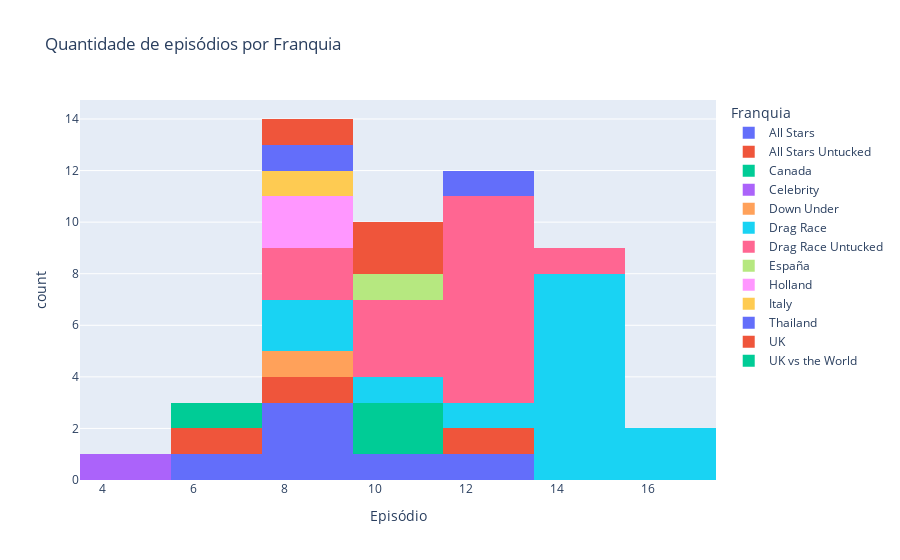

The code cell stored with this chart in its notebook:
### Code cell
fig = px.histogram(df.groupby(['Temporada', 'Franquia']).max().reset_index(), x='Episódio', color = 'Franquia', title="Quantidade de episódios por Franquia")
fig.show()

### Figure 1 — Plotly figure (JSON) as saved in the notebook; plotly's stock layout.template omitted (floating-point values rounded to 4 significant figures)
{"data": [{"alignmentgroup": "True", "bingroup": "x", "hovertemplate": "Franquia=All Stars<br>Episódio=%{x}<br>count=%{y}<extra></extra>", "legendgroup": "All Stars", "marker": {"color": "#636efa", "pattern": {"shape": ""}}, "name": "All Stars", "offsetgroup": "All Stars", "orientation": "v", "showlegend": true, "type": "histogram", "x": [6, 9, 8, 10, 8, 12], "xaxis": "x", "yaxis": "y"}, {"alignmentgroup": "True", "bingroup": "x", "hovertemplate": "Franquia=All Stars Untucked<br>Episódio=%{x}<br>count=%{y}<extra></extra>", "legendgroup": "All Stars Untucked", "marker": {"color": "#EF553B", "pattern": {"shape": ""}}, "name": "All Stars Untucked", "offsetgroup": "All Stars Untucked", "orientation": "v", "showlegend": true, "type": "histogram", "x": [6, 8, 12], "xaxis": "x", "yaxis": "y"}, {"alignmentgroup": "True", "bingroup": "x", "hovertemplate": "Franquia=Canada<br>Episódio=%{x}<br>count=%{y}<extra></extra>", "legendgroup": "Canada", "marker": {"color": "#00cc96", "pattern": {"shape": ""}}, "name": "Canada", "offsetgroup": "Canada", "orientation": "v", "showlegend": true, "type": "histogram", "x": [11, 10], "xaxis": "x", "yaxis": "y"}, {"alignmentgroup": "True", "bingroup": "x", "hovertemplate": "Franquia=Celebrity<br>Episódio=%{x}<br>count=%{y}<extra></extra>", "legendgroup": "Celebrity", "marker": {"color": "#ab63fa", "pattern": {"shape": ""}}, "name": "Celebrity", "offsetgroup": "Celebrity", "orientation": "v", "showlegend": true, "type": "histogram", "x": [4], "xaxis": "x", "yaxis": "y"}, {"alignmentgroup": "True", "bingroup": "x", "hovertemplate": "Franquia=Down Under<br>Episódio=%{x}<br>count=%{y}<extra></extra>", "legendgroup": "Down Under", "marker": {"color": "#FFA15A", "pattern": {"shape": ""}}, "name": "Down Under", "offsetgroup": "Down Under", "orientation": "v", "showlegend": true, "type": "histogram", "x": [8], "xaxis": "x", "yaxis": "y"}, {"alignmentgroup": "True", "bingroup": "x", "hovertemplate": "Franquia=Drag Race<br>Episódio=%{x}<br>count=%{y}<extra></extra>", "legendgroup": "Drag Race", "marker": {"color": "#19d3f3", "pattern": {"shape": ""}}, "name": "Drag Race", "offsetgroup": "Drag Race", "orientation": "v", "showlegend": true, "type": "histogram", "x": [9, 12, 16, 14, 14, 14, 14, 10, 14, 14, 14, 14, 17, 9], "xaxis": "x", "yaxis": "y"}, {"alignmentgroup": "True", "bingroup": "x", "hovertemplate": "Franquia=Drag Race Untucked<br>Episódio=%{x}<br>count=%{y}<extra></extra>", "legendgroup": "Drag Race Untucked", "marker": {"color": "#FF6692", "pattern": {"shape": ""}}, "name": "Drag Race Untucked", "offsetgroup": "Drag Race Untucked", "orientation": "v", "showlegend": true, "type": "histogram", "x": [9, 10, 13, 12, 11, 12, 12, 9, 12, 12, 12, 12, 14, 10], "xaxis": "x", "yaxis": "y"}, {"alignmentgroup": "True", "bingroup": "x", "hovertemplate": "Franquia=España<br>Episódio=%{x}<br>count=%{y}<extra></extra>", "legendgroup": "España", "marker": {"color": "#B6E880", "pattern": {"shape": ""}}, "name": "España", "offsetgroup": "España", "orientation": "v", "showlegend": true, "type": "histogram", "x": [10], "xaxis": "x", "yaxis": "y"}, {"alignmentgroup": "True", "bingroup": "x", "hovertemplate": "Franquia=Holland<br>Episódio=%{x}<br>count=%{y}<extra></extra>", "legendgroup": "Holland", "marker": {"color": "#FF97FF", "pattern": {"shape": ""}}, "name": "Holland", "offsetgroup": "Holland", "orientation": "v", "showlegend": true, "type": "histogram", "x": [8, 8], "xaxis": "x", "yaxis": "y"}, {"alignmentgroup": "True", "bingroup": "x", "hovertemplate": "Franquia=Italy<br>Episódio=%{x}<br>count=%{y}<extra></extra>", "legendgroup": "Italy", "marker": {"color": "#FECB52", "pattern": {"shape": ""}}, "name": "Italy", "offsetgroup": "Italy", "orientation": "v", "showlegend": true, "type": "histogram", "x": [8], "xaxis": "x", "yaxis": "y"}, {"alignmentgroup": "True", "bingroup": "x", "hovertemplate": "Franquia=Thailand<br>Episódio=%{x}<br>count=%{y}<extra></extra>", "legendgroup": "Thailand", "marker": {"color": "#636efa", "pattern": {"shape": ""}}, "name": "Thailand", "offsetgroup": "Thailand", "orientation": "v", "showlegend": true, "type": "histogram", "x": [8, 13], "xaxis": "x", "yaxis": "y"}, {"alignmentgroup": "True", "bingroup": "x", "hovertemplate": "Franquia=UK<br>Episódio=%{x}<br>count=%{y}<extra></extra>", "legendgroup": "UK", "marker": {"color": "#EF553B", "pattern": {"shape": ""}}, "name": "UK", "offsetgroup": "UK", "orientation": "v", "showlegend": true, "type": "histogram", "x": [9, 11, 10], "xaxis": "x", "yaxis": "y"}, {"alignmentgroup": "True", "bingroup": "x", "hovertemplate": "Franquia=UK vs the World<br>Episódio=%{x}<br>count=%{y}<extra></extra>", "legendgroup": "UK vs the World", "marker": {"color": "#00cc96", "pattern": {"shape": ""}}, "name": "UK vs the World", "offsetgroup": "UK vs the World", "orientation": "v", "showlegend": true, "type": "histogram", "x": [6], "xaxis": "x", "yaxis": "y"}], "layout": {"barmode": "relative", "legend": {"title": {"text": "Franquia"}, "tracegroupgap": 0}, "title": {"text": "Quantidade de episódios por Franquia"}, "xaxis": {"anchor": "y", "domain": [0, 1], "title": {"text": "Episódio"}}, "yaxis": {"anchor": "x", "domain": [0, 1], "title": {"text": "count"}}}}
